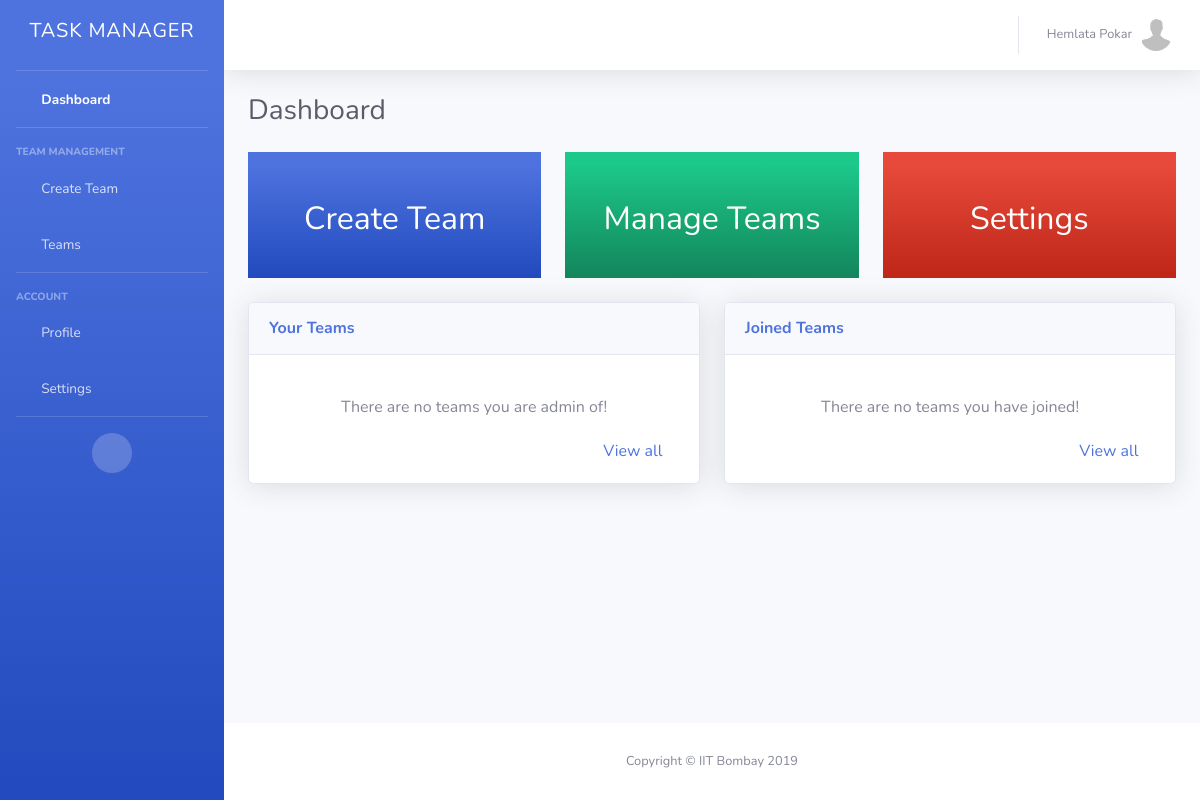
The app's page / (signed in), older data.
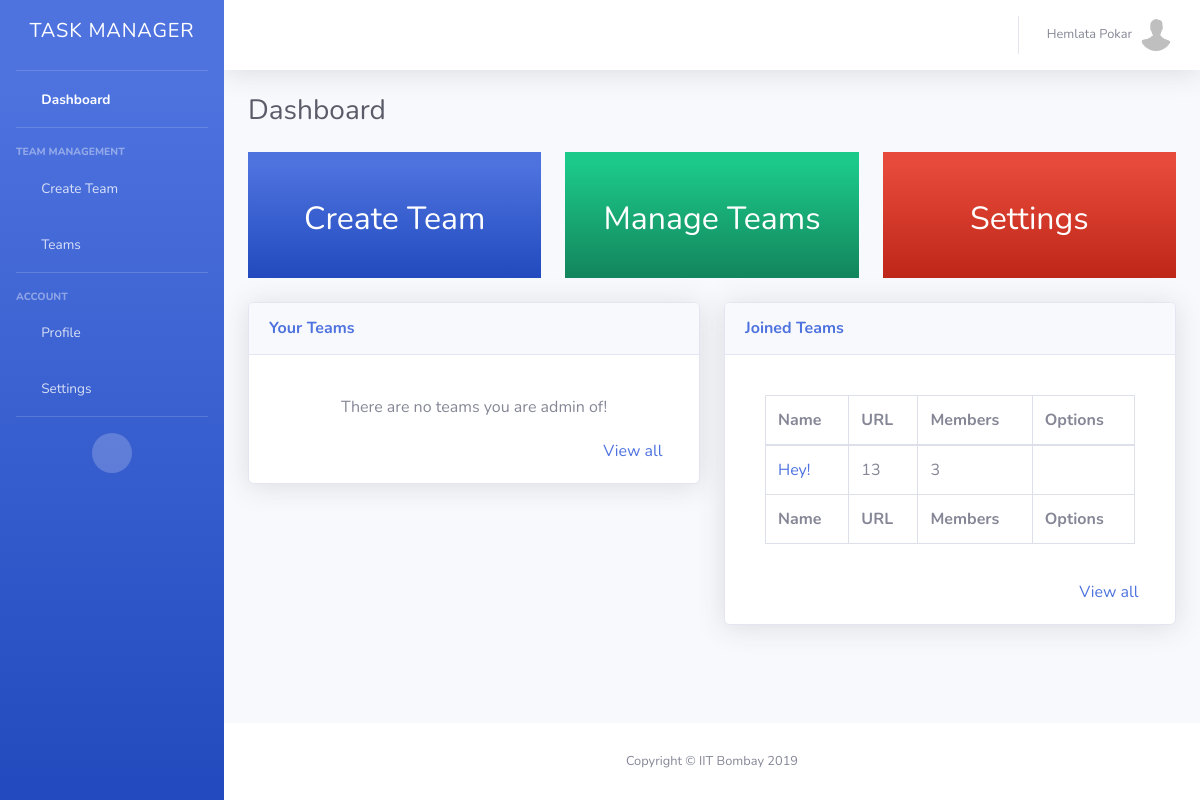
The same page, newer data.
### TM/models.py (models this page shows)
class Membership(models.Model):
    member = models.ForeignKey(UserProfile, on_delete=models.CASCADE)
    team = models.ForeignKey(Teams, on_delete=models.CASCADE)

class Teams(models.Model):
    id = models.AutoField(primary_key=True)
    name = models.CharField(max_length=400)
    url = models.CharField(max_length=400)
    admin = models.ForeignKey(UserProfile, on_delete=models.CASCADE)
    members = models.ManyToManyField(UserProfile, through='Membership', related_name="member")

### TM/views.py (the view, shortened to what this page needs)
# urls.py: path('', DashboardView.as_view(), name="dashboard"),
class DashboardView(LoginRequiredMixin, TemplateView):
    login_url = '/../login/'
    template_name = "dashboard.html"
    def get(self, request):
        user = request.user
        us = UserProfile.objects.get(user=user)
        teams = Teams.objects.filter(admin=us)
        joined_teams = Membership.objects.filter(member=UserProfile.objects.get(user=user))
        jt = None
        if joined_teams.all().count() == 1:
            jt = joined_teams.all()[0].team
        teams = teams[:5]
        joined_teams = joined_teams[:5]
        return render(request, self.template_name, {'teams': teams, 'us': us, 'user': user, 'joined_teams': joined_teams, 'jt': jt, 'notifications': get_notifications(us, 1)})

### TM/views.py (called while the page is built)
def get_notifications(user, unread):
    return MessageNotification.objects.filter(user=user, unread = unread)[:5]

### TM/templates/dashboard.html (shortened to what the changed rows need)
<!DOCTYPE html>
{% load static %}
<html lang="en">
<head>
  <link href="{% static 'vendor/fontawesome-free/css/all.min.css' %}" rel="stylesheet" type="text/css">
  <link href="{% static 'css/sb-admin-2.min.css' %}" rel="stylesheet">
</head>
<body id="page-top">
  <div id="wrapper">
    <div id="content-wrapper" class="d-flex flex-column">
      <div id="content">
        <div class="container-fluid">
          <div class="d-sm-flex align-items-center justify-content-between mb-4">
            <h1 class="h3 mb-0 text-gray-800">Dashboard</h1>
          </div>
          <div class="row">
            <div class="col-4 h-100">
          <a href="/create-team" style="text-decoration: none">
              <div class="px-3 h-100 py-5 bg-gradient-primary text-white text-center" >
                  <h2>Create Team</h2>
                </div>
              </a>
            </div>
            <div class="col-4">
                <a href="/teams/" style="text-decoration: none">
                <div class="px-3 py-5 bg-gradient-success text-white text-center" >
                    <h2>Manage Teams</h2>
                  </div>
                  </a>
            </div>
            <div class="col-4">
                <a href="/settings/" style="text-decoration: none">
                <div class="px-3 py-5 bg-gradient-danger text-white text-center" >
                    <h2>Settings</h2>
                  </div>
                  </a>
            </div>
      </div>
      <div class="row mt-4">
        <div class="col-6">
            <div class="card shadow mb-4">
                <div class="card-body">
                        <div class="card-body">
                                <div class="table-responsive">
                                  {%  if joined_teams.all.count == 1  %}
                                      {%  if jt.admin != us %}
                                      <table class="table table-bordered" id="dataTable1" width="100%" cellspacing="0">
                                          <thead>
                                                  <tr>
                                                    <th>Name</th>
                                                    <th>URL</th>
                                                    <th>Members</th>
                                                    <th>Options</th>
                                                  </tr>
                                                </thead>
                                                <tfoot>
                                                      <tr>
                                                        <th>Name</th>
                                                        <th>URL</th>
                                                        <th>Members</th>
                                                        <th>Options</th>
                                                      </tr>
                                                  </tfoot>
                                                  <tbody>
                                                          {%    for i in joined_teams.all  %}
                                                          {%  if i.team.admin != us %}
                                                      <tr>
                                                          <td><a href="/team/{{ i.team.url }}/dashboard/">{{  i.team.name   }}</a></td>
                                                          <td>{{  i.team.url   }}</td>
                                                          <td>{{  i.team.members.count }}</td>
                                                          <td><a href="/team/{{ i.team.url }}/dashboard/"><i class="fas fa-external-link-alt"></i></a></td>
                                                      </tr>
                                                        {%  endif %}
                                                      {%  endfor  %}
                                                  </tbody>
                                                  </table>
                                      {%  else  %}
                                        <div align="center">There are no teams you have joined!</div>
                                      {%  endif %}
                                                {%  else  %}
                                                <div align="center">There are no teams you have joined!</div>
                                                {%  endif %}
                                                </div>
                                              </div>
                </div>
              </div>
      </div>
</div>
        </div>
      </div>
    </div>
  </div>
</body>
</html>

Row changes from the older to the newer data that the page shows:
added Membership: team.name "Hey!", team "13", team.members.count "3"
Text that changed along with them:
text no longer shown: "There are no teams you have joined!"
text now shown: "Name URL Members Options Name URL Members Options"
